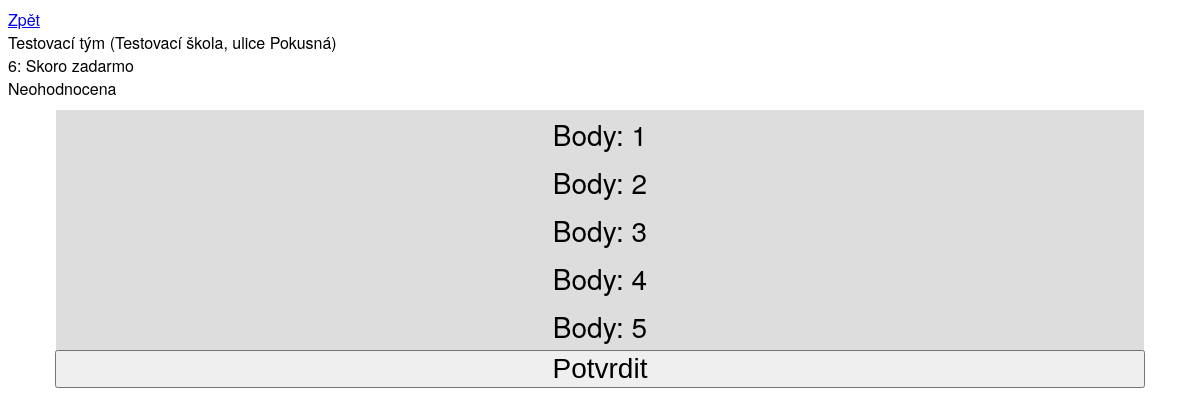
The app's page /judge/team/1/problem/6/ with its own data.
### judge/models.py (models this page shows, shortened)
@total_ordering
class Team(models.Model):
    name = models.CharField(max_length=256)
    school = models.CharField(max_length=256)
    def __str__(self):
        return f'{self.name} ({self.school})'

class Problem(models.Model):
    name = models.CharField(max_length=256, default="")
    number = models.IntegerField()
    def __str__(self):
        return f'{self.number}: {self.name}'

### judge/views.py (the view, shortened to what this page needs)
# urls.py: path("judge/team/<int:team_id>/problem/<int:problem_id>/", views.problem_view, name="problem_view"),
def problem_view(request, team_id, problem_id):
    if request.method == 'GET':
        score = None
        solution = Score.objects.filter(team=team_id, problem=problem_id)
        if len(solution) > 0:
            score = solution[0].points
        context = {
            'team': Team.objects.get(id=team_id),
            'problem': Problem.objects.get(id=problem_id),
            'score': score,
            'options': range(1, 6),
        }
        return render(request, 'judge/problem.html', context)

### judge/templates/judge/problem.html (shortened to what this page needs)
<!DOCTYPE html>
<html lang="en">
<head>
    {% load static %}
    <link rel="stylesheet" href="{% static 'style.css' %}">
</head>
<body>
    <div style="margin-bottom: 10px;">
        <a href="../..">Zpět</a><br />
        {{ team }} <br />
        {{ problem }} <br />
        {% if score == None %}
            Neohodnocena
        {% else %}
            Body: {{ score }}
        {% endif %}
    </div>
    <form action="" method="post" class="center radio-toolbar">
        {% for option in options %}
        <div>
            <label for="{{ option }}">Body: {{ option }}</label>
        </div>
        {% endfor %}
        <input type="submit" value="Potvrdit">
    </form>
</body>
</html>

### judge/static/style.css (style rules this page uses)
body { font-family: "Helvetica Neue", Helvetica, Arial, sans-serif; }
.center { text-align: center; }
.radio-toolbar input[type="submit"] { font-size: 28px; width: 92%; }
.radio-toolbar label { display: inline-block; background-color: #ddd; padding: 4px 11px; font-size: 28px; cursor: pointer; width:90%; }

### records on screen
Team: name+school "Testovací tým (Testovací škola, ulice Pokusná)"
Problem: number+name "6: Skoro zadarmo"

### other values on screen
{{ option }} "1" "2" "3" "4" "5"
